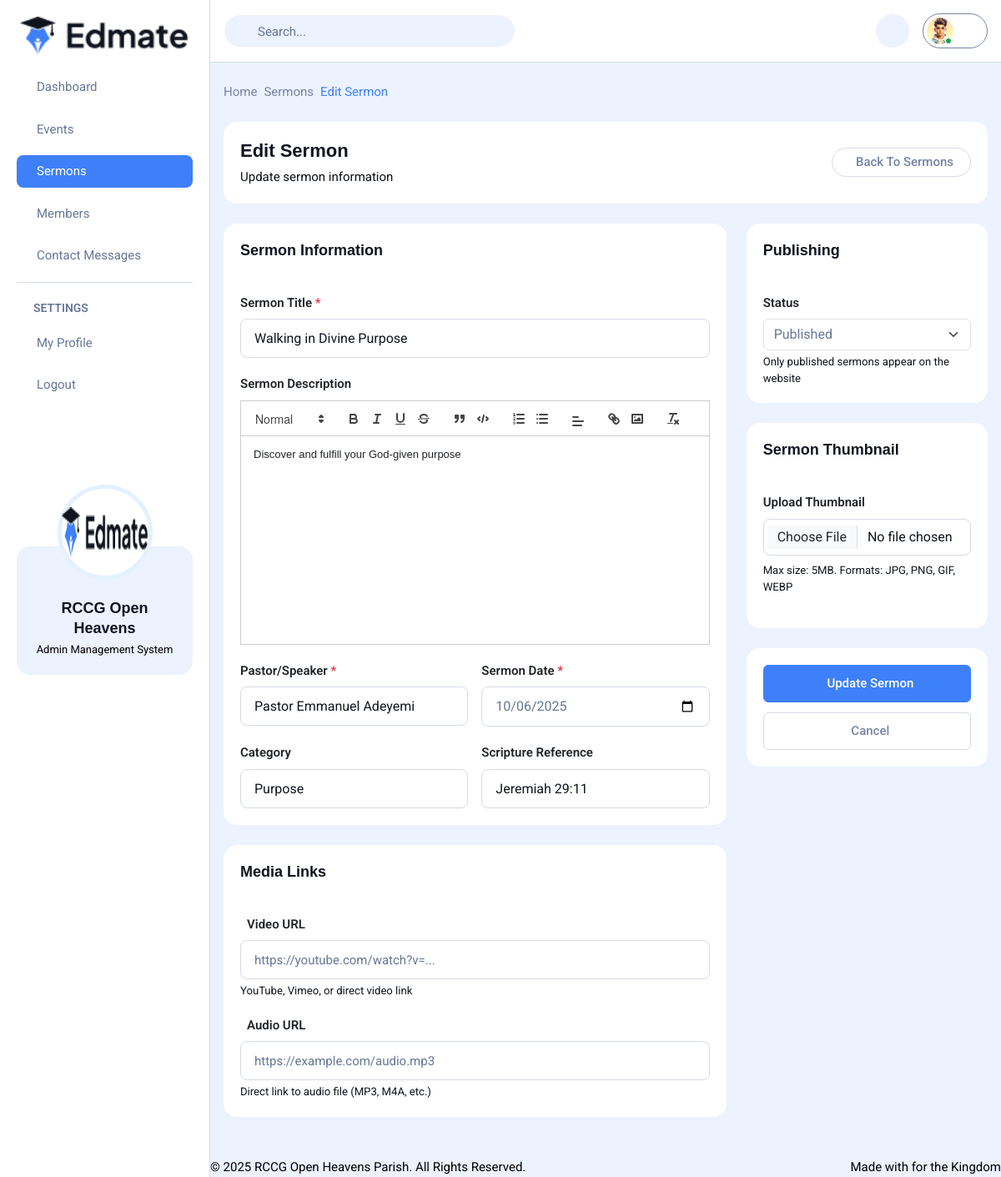
Screenshot of /admin/edit-sermon.php?id=1 (signed in) with the database file from the repository.
### tables this page shows
CREATE TABLE IF NOT EXISTS `sermons` (
  `id` int(11) NOT NULL AUTO_INCREMENT,
  `title` varchar(200) NOT NULL,
  `description` text,
  `pastor` varchar(100) NOT NULL,
  `sermon_date` date NOT NULL,
  `category` varchar(50) DEFAULT NULL,
  `scripture_reference` varchar(100) DEFAULT NULL,
  `video_url` varchar(255) DEFAULT NULL,
  `audio_url` varchar(255) DEFAULT NULL,
  `thumbnail` varchar(255) DEFAULT NULL,
  `views` int(11) DEFAULT 0,
  `downloads` int(11) DEFAULT 0,
  `status` enum('published','draft','archived') DEFAULT 'draft',
  `created_by` int(11) DEFAULT NULL,
  `created_at` timestamp NOT NULL DEFAULT CURRENT_TIMESTAMP,
  `updated_at` timestamp NOT NULL DEFAULT CURRENT_TIMESTAMP ON UPDATE CURRENT_TIMESTAMP,
  PRIMARY KEY (`id`),
  KEY `created_by` (`created_by`),
  FOREIGN KEY (`created_by`) REFERENCES `admin_users` (`id`) ON DELETE SET NULL
);

### admin/edit-sermon.php (the view, shortened to what this page needs)
<?php
require_once 'config/db.php';
$sermon_id = isset($_GET['id']) ? intval($_GET['id']) : 0;
$stmt = $conn->prepare("SELECT * FROM sermons WHERE id = ?");
$stmt->bind_param("i", $sermon_id);
$stmt->execute();
$result = $stmt->get_result();
$sermon = $result->fetch_assoc();
include 'includes/header.php';
?>
<?php include 'includes/sidebar.php'; ?>
<?php include 'includes/topbar.php'; ?>
<div class="dashboard-body">
    <div class="breadcrumb mb-24">
        <ul class="flex-align gap-4">
            <li><a href="index.php" class="text-gray-200 fw-normal text-15 hover-text-main-600">Home</a></li>
            <li><a href="index.php" class="text-gray-200 fw-normal text-15 hover-text-main-600">Sermons</a></li>
            <li><span class="text-main-600 fw-normal text-15">Edit Sermon</span></li>
        </ul>
    </div>
    <div class="card mb-24">
        <div class="card-body">
            <div class="flex-between flex-wrap gap-8">
                <div>
                    <h4 class="mb-0">Edit Sermon</h4>
                    <p class="text-gray-600 text-15 mt-4">Update sermon information</p>
                </div>
                <div>
                    <a href="sermons.php" class="btn btn-outline-gray rounded-pill py-9">
                        Back to Sermons
                    </a>
                </div>
            </div>
        </div>
    </div>
    <form action="" method="POST" enctype="multipart/form-data">
        <div class="row g-4">
            <div class="col-lg-8">
                <div class="card mb-24">
                    <div class="card-header">
                        <h5 class="mb-0">Sermon Information</h5>
                    </div>
                    <div class="card-body">
                        <div class="mb-20">
                            <label for="title" class="form-label fw-semibold">Sermon Title <span class="text-danger">*</span></label>
                            <input type="text" class="form-control" id="title" name="title" required
                                   placeholder="e.g., Walking in Faith, The Power of Prayer"
                                   value="<?php echo htmlspecialchars($sermon['title']); ?>">
                        </div>
                        <div class="mb-20">
                            <label for="description" class="form-label fw-semibold">Sermon Description</label>
                            <div id="editor" style="height: 250px;">
                            </div>
                        </div>
                        <div class="row g-3 mb-20">
                            <div class="col-md-6">
                                <label for="pastor" class="form-label fw-semibold">Pastor/Speaker <span class="text-danger">*</span></label>
                                <input type="text" class="form-control" id="pastor" name="pastor" required
                                       placeholder="e.g., Pastor John Doe"
                                       value="<?php echo htmlspecialchars($sermon['pastor']); ?>">
                            </div>
                            <div class="col-md-6">
                                <label for="sermon_date" class="form-label fw-semibold">Sermon Date <span class="text-danger">*</span></label>
                                <input type="date" class="form-control" id="sermon_date" name="sermon_date" required
                                       value="<?php echo date('Y-m-d', strtotime($sermon['sermon_date'])); ?>">
                            </div>
                        </div>
                        <div class="row g-3">
                            <div class="col-md-6">
                                <label for="category" class="form-label fw-semibold">Category</label>
                                <input type="text" class="form-control" id="category" name="category"
                                       placeholder="e.g., Sunday Service, Midweek, Special"
                                       value="<?php echo htmlspecialchars($sermon['category']); ?>">
                            </div>
                            <div class="col-md-6">
                                <label for="scripture_reference" class="form-label fw-semibold">Scripture Reference</label>
                                <input type="text" class="form-control" id="scripture_reference" name="scripture_reference"
                                       placeholder="e.g., John 3:16, Romans 8:28"
                                       value="<?php echo htmlspecialchars($sermon['scripture_reference']); ?>">
                            </div>
                        </div>
                    </div>
                </div>
                <div class="card mb-24">
                    <div class="card-header">
                        <h5 class="mb-0">Media Links</h5>
                    </div>
                    <div class="card-body">
                        <div class="mb-20">
                            <label for="video_url" class="form-label fw-semibold">
                                Video URL
                            </label>
                            <input type="url" class="form-control" id="video_url" name="video_url"
                                   placeholder="https://youtube.com/watch?v=..."
                                   value="<?php echo htmlspecialchars($sermon['video_url']); ?>">
                            <small class="text-gray-500 mt-4 d-block">YouTube, Vimeo, or direct video link</small>
                        </div>
                        <div class="mb-0">
                            <label for="audio_url" class="form-label fw-semibold">
                                Audio URL
                            </label>
                            <input type="url" class="form-control" id="audio_url" name="audio_url"
                                   placeholder="https://example.com/audio.mp3"
                                   value="<?php echo htmlspecialchars($sermon['audio_url']); ?>">
                            <small class="text-gray-500 mt-4 d-block">Direct link to audio file (MP3, M4A, etc.)</small>
                        </div>
                    </div>
                </div>
            </div>
            <div class="col-lg-4">
                <div class="card mb-24">
                    <div class="card-header">
                        <h5 class="mb-0">Publishing</h5>
                    </div>
                    <div class="card-body">
                        <div class="mb-0">
                            <label for="status" class="form-label fw-semibold">Status</label>
                            <select class="form-select" id="status" name="status">
                                <option value="published" <?php echo $sermon['status'] == 'published' ? 'selected' : ''; ?>>Published</option>
                            </select>
                            <small class="text-gray-500 mt-4 d-block">Only published sermons appear on the website</small>
                        </div>
                    </div>
                </div>
                <div class="card mb-24">
                    <div class="card-header">
                        <h5 class="mb-0">Sermon Thumbnail</h5>
                    </div>
                    <div class="card-body">
                        <div class="mb-20">
                            <label for="thumbnail" class="form-label fw-semibold">
                                <?php echo !empty($sermon['thumbnail']) ? 'Replace Thumbnail' : 'Upload Thumbnail'; ?>
                            </label>
                            <input type="file" class="form-control" id="thumbnail" name="thumbnail" accept="image/*">
                            <small class="text-gray-500 mt-8 d-block">Max size: 5MB. Formats: JPG, PNG, GIF, WEBP</small>
                        </div>
                    </div>
                </div>
                <div class="card">
                    <div class="card-body">
                        <button type="submit" class="btn btn-main w-100 mb-12">
                            Update Sermon
                        </button>
                        <a href="index.php" class="btn btn-outline-gray w-100">
                            Cancel
                        </a>
                    </div>
                </div>
            </div>
        </div>
    </form>
</div>
<?php
include 'includes/footer.php';
?>

### admin/assets/css/editor-quill.css (style rules this page uses)
.ql-container { box-sizing:border-box;font-family:Helvetica,Arial,sans-serif;font-size:13px;height:100%;margin:0;position:relative }
.ql-snow { box-sizing:border-box }
.ql-toolbar.ql-snow + .ql-container.ql-snow { border-top:0 }
.ql-container.ql-snow { border:1px solid #ccc }

### rows the page displays
sermons: title "Walking in Divine Purpose", pastor "Pastor Emmanuel Adeyemi", sermon_date "10/06/2025", category "Purpose", scripture_reference "Jeremiah 29:11", status "Published"
